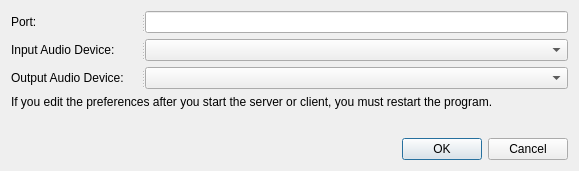
<?xml version="1.0" encoding="UTF-8"?>
<ui version="4.0">
 <class>Preferences</class>
 <widget class="QDialog" name="Preferences">
  <property name="geometry">
   <rect>
    <x>0</x>
    <y>0</y>
    <width>579</width>
    <height>171</height>
   </rect>
  </property>
  <property name="windowTitle">
   <string>Preferences</string>
  </property>
  <layout class="QGridLayout" name="gridLayout">
   <item row="0" column="0" colspan="2">
    <widget class="QSplitter" name="splitter_3">
     <property name="orientation">
      <enum>Qt::Horizontal</enum>
     </property>
     <widget class="QLabel" name="label">
      <property name="minimumSize">
       <size>
        <width>130</width>
        <height>0</height>
       </size>
      </property>
      <property name="maximumSize">
       <size>
        <width>130</width>
        <height>16777215</height>
       </size>
      </property>
      <property name="text">
       <string>Port:</string>
      </property>
     </widget>
     <widget class="QLineEdit" name="port"/>
    </widget>
   </item>
   <item row="1" column="0" colspan="2">
    <widget class="QSplitter" name="splitter_2">
     <property name="orientation">
      <enum>Qt::Horizontal</enum>
     </property>
     <widget class="QLabel" name="label_2">
      <property name="minimumSize">
       <size>
        <width>130</width>
        <height>0</height>
       </size>
      </property>
      <property name="maximumSize">
       <size>
        <width>130</width>
        <height>16777215</height>
       </size>
      </property>
      <property name="text">
       <string>Input Audio Device:</string>
      </property>
     </widget>
     <widget class="QComboBox" name="audioInput"/>
    </widget>
   </item>
   <item row="2" column="0" colspan="2">
    <widget class="QSplitter" name="splitter">
     <property name="orientation">
      <enum>Qt::Horizontal</enum>
     </property>
     <widget class="QLabel" name="label_3">
      <property name="minimumSize">
       <size>
        <width>130</width>
        <height>0</height>
       </size>
      </property>
      <property name="maximumSize">
       <size>
        <width>130</width>
        <height>16777215</height>
       </size>
      </property>
      <property name="text">
       <string>Output Audio Device:</string>
      </property>
     </widget>
     <widget class="QComboBox" name="audioOutput"/>
    </widget>
   </item>
   <item row="3" column="0" colspan="2">
    <widget class="QLabel" name="label_4">
     <property name="text">
      <string>If you edit the preferences after you start the server or client, you must restart the program.</string>
     </property>
    </widget>
   </item>
   <item row="6" column="0" colspan="2">
    <widget class="QDialogButtonBox" name="buttonBox">
     <property name="orientation">
      <enum>Qt::Horizontal</enum>
     </property>
     <property name="standardButtons">
      <set>QDialogButtonBox::Cancel|QDialogButtonBox::Ok</set>
     </property>
    </widget>
   </item>
   <item row="4" column="1">
    <spacer name="verticalSpacer">
     <property name="orientation">
      <enum>Qt::Vertical</enum>
     </property>
     <property name="sizeHint" stdset="0">
      <size>
       <width>20</width>
       <height>1</height>
      </size>
     </property>
    </spacer>
   </item>
  </layout>
 </widget>
 <resources/>
 <connections>
  <connection>
   <sender>buttonBox</sender>
   <signal>rejected()</signal>
   <receiver>Preferences</receiver>
   <slot>reject()</slot>
   <hints>
    <hint type="sourcelabel">
     <x>316</x>
     <y>260</y>
    </hint>
    <hint type="destinationlabel">
     <x>286</x>
     <y>274</y>
    </hint>
   </hints>
  </connection>
  <connection>
   <sender>buttonBox</sender>
   <signal>accepted()</signal>
   <receiver>Preferences</receiver>
   <slot>accept()</slot>
   <hints>
    <hint type="sourcelabel">
     <x>248</x>
     <y>254</y>
    </hint>
    <hint type="destinationlabel">
     <x>157</x>
     <y>274</y>
    </hint>
   </hints>
  </connection>
 </connections>
</ui>
